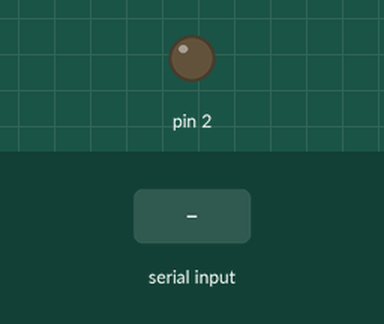
Recording of a sketch running on a simulated Arduino Uno, built with avr-gcc and run on an emulated ATmega328P. Shown: output pins drawn as LEDs (lit = HIGH). The test bench sets the inputs (shaded band).

Above: at 1.2 s.
1.3 s: "2" received over Serial
At 2.3 s:
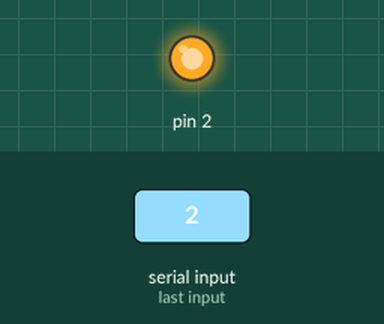
2.8 s: "0" received over Serial
At 3.4 s:
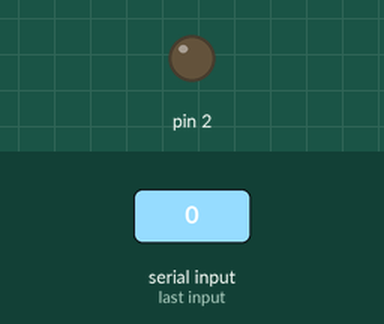
Timing chart, 0 to 5.8 s (numbered marks = the images above; inputs shaded):
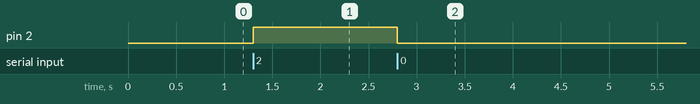

Measured:
- after the input at 1.3 s, pin 2: LOW → HIGH at once
- after the input at 2.8 s, pin 2: HIGH → LOW at once

The sketch:

ledTest.ino
```cpp
void setup() {
   pinMode(2, OUTPUT);
   Serial.begin(9600);
}


void waitUntilRelease(){
    while (true){
    if (Serial.available()){
        char msg = Serial.read();
        if (msg == '0'){
            break;
        }
    }
  }
  digitalWrite(2, LOW);
}

void blink(){
  digitalWrite(2, HIGH);
  waitUntilRelease();
}

void loop() {
   if (Serial.available()){
    char msg = Serial.read();
    if (msg == '2'){
     blink();
    }
   }
}
```
